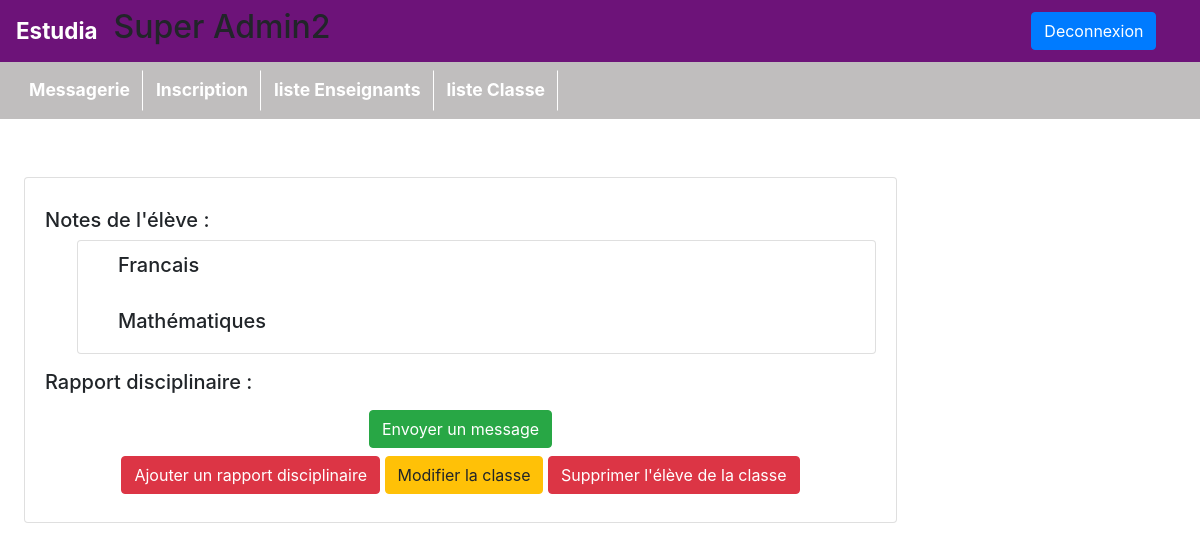
Page /pages/infoUtilisateur.php?id=19 (signed in) on the earlier database version.
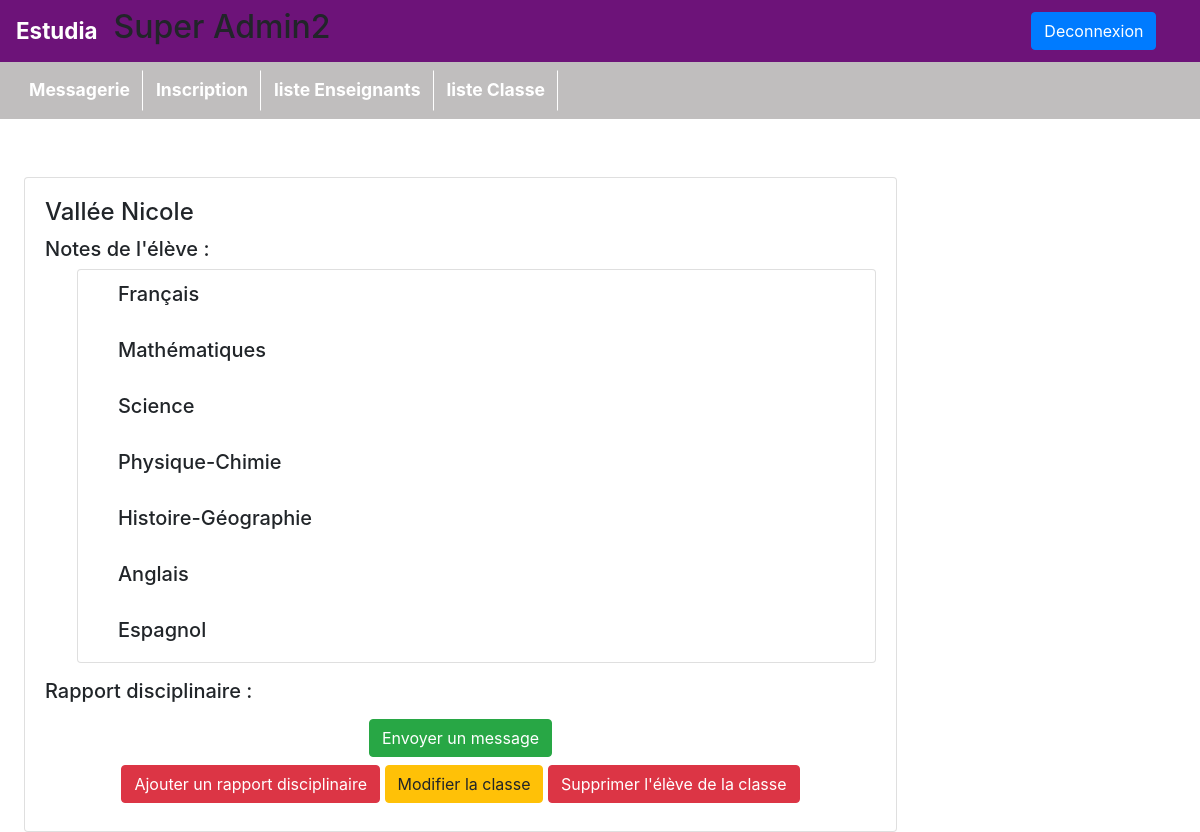
Same page on the later database version.
### tables this page shows
CREATE TABLE IF NOT EXISTS `matieres` (
  `idMatiere` int(11) NOT NULL AUTO_INCREMENT,
  `matiere` varchar(100) NOT NULL,
  PRIMARY KEY (`idMatiere`)
);

CREATE TABLE IF NOT EXISTS `eleve` (
  `nom` varchar(100) NOT NULL,
  `prenom` varchar(100) NOT NULL,
  `idUtilisateur` int(11) NOT NULL,
  `IDfiliere` int(11) DEFAULT NULL,
  `idEtude` int(11) DEFAULT NULL
);

### affichages/affichageEleve.php (called while the page is built, shortened)
<?php
function getBdd()
{
    return new PDO('mysql:host=localhost;dbname=estudia;charset=UTF8', 'root', '',  array(PDO::ATTR_ERRMODE => PDO::ERRMODE_EXCEPTION));
}
    ?>

### pages/infoUtilisateur.php (the view, shortened to what this page needs)
<?php
require_once "entete.php";
if(!empty($_GET["id"]))
{
    if($_SESSION["idUtilisateur"] == $_GET["id"] || $_SESSION["statut"] == "Professeur" || $_SESSION["statut"] == "Administration")
    {
    $requete = getBdd() -> prepare("SELECT eleve.nom AS nom, etudes.nom AS titre, etudes.classe, prenom, idUtilisateur FROM eleve LEFT JOIN etudes USING(idEtude) WHERE idUtilisateur = ?");
    $requete -> execute([$_GET["id"]]);
    $eleve = $requete -> fetch(PDO::FETCH_ASSOC);
    $requete = getBdd() -> prepare("SELECT matiere,idMatiere FROM matieres");
    $requete -> execute();
    $matieres = $requete -> fetchAll(PDO::FETCH_ASSOC);
    ?>
        <pre>
        </pre>
    <div class="row">
        <div class="col md-4">
            <div class="card">
                <div class="card-body">
                    <h4 class="card-title"><?=$eleve["nom"]. " ".$eleve["prenom"];?></h4>
                    <p>
                        <h5>Notes de l'élève :</h5>
                        <ul>
                            <?php
                                foreach($matieres as $matiere)
                                {
                                    ?>
                                    <ul class="list-group-item" style="padding-left:5%">
                                        <h5><?=$matiere["matiere"];?></h5>
                                    </ul>
                                    <?php
                                }
                            ?>
                        </ul>
                    </p>
                    <p>
                        <h5>Rapport disciplinaire :</h5>
                    </p>
                    <?php
                    if(!empty($_SESSION["statut"]) && $_SESSION["statut"] == "Administration" OR !empty($_SESSION["statut"]) && $_SESSION["statut"] == "Professeur")
                    {
                        ?>
                        <div class="text-center">
                            <form style="width:100%;border:none; margin:0" method="post" action="../traitements/verifConversation.php">
                                <button class="btn btn-success" name="idReceveur" value="<?=$_GET["id"];?>">Envoyer un message</button>
                            </form>
                            <button onclick="formulairePunition()" class="btn btn-danger my-2">Ajouter un rapport disciplinaire</button>
                        <?php
                    }
                    if(!empty($_SESSION["statut"]) && $_SESSION["statut"] == "Administration")
                    {
                        ?>
                        <button onclick="afficherModif()" class="btn btn-warning my-2">Modifier la classe</button>
                        <a href="supprimerProduit.php?id=<?=$_GET["id"]?>" class="btn btn-danger my-2">Supprimer l'élève de la classe</a>
                        <?php
                    }
                    ?>
                    </div>
                </div>
                </div>
            </div>
        </div>
    </div>
    <?php
    }
    else
    {
        header("location:index.php");
    }
}else
{
    header("location:index.php");
}
    ?>
    <?php
require_once "footer.php";

Differences in the rows shown:
added eleve: nom "Vallée", prenom "Nicole"
changed matieres: matiere "Francais" → "Français"
added matieres: matiere "Science"
added matieres: matiere "Physique-Chimie"
added matieres: matiere "Histoire-Géographie"
added matieres: matiere "Anglais"
added matieres: matiere "Espagnol"
